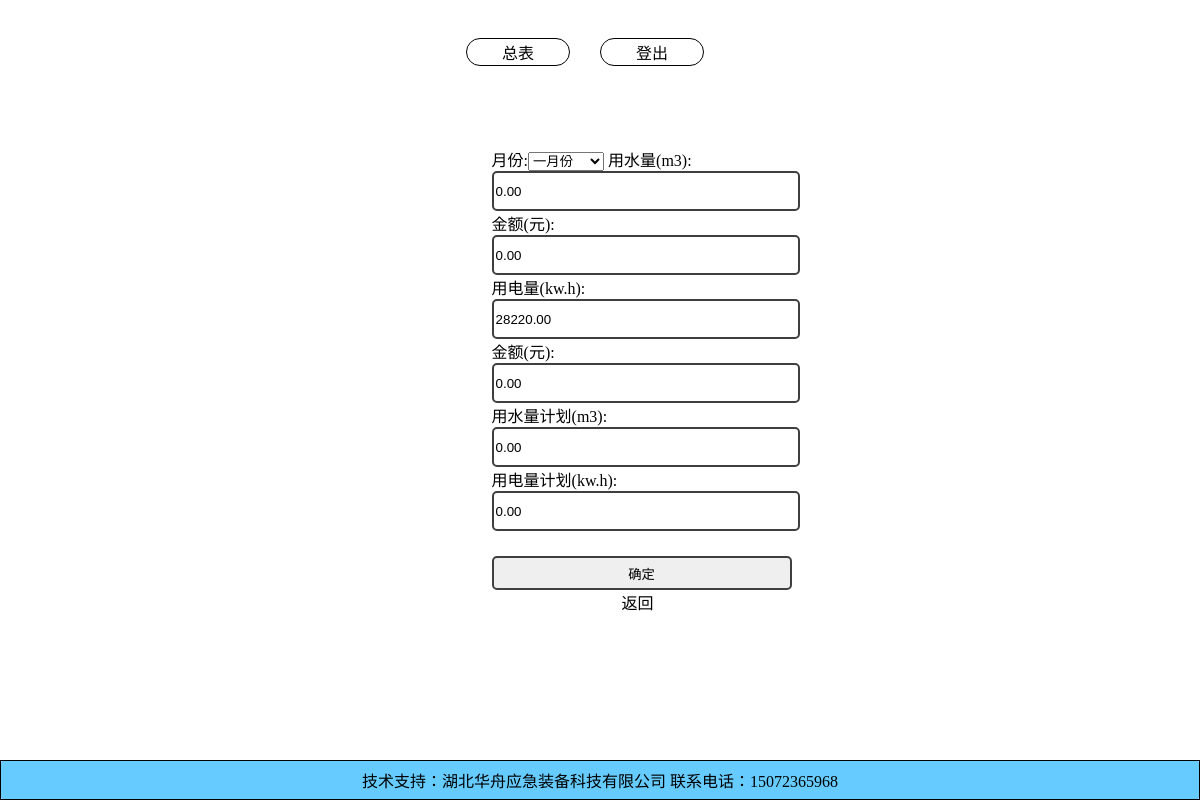
Page /app/updateRow/1/1 (signed in) on the committed database.
### app/models.py (models this page shows)
class LevelFive(models.Model):
    id = models.AutoField(primary_key=True,auto_created=True)
    month_choose = (('1','一月份'),('2','二月份'),('3','三月份'),('4','四月份'),('5','五月份'),('6','六月份'),('7','七月份'),('8','八月份'),('9','九月份'),('10','十月份'),('11','十一月份'),('12','十二月份'))
    月份 = models.CharField(max_length = 10,choices = month_choose,)
    用水量 = models.DecimalField(default = 0.00,max_digits=1000000,decimal_places=2,verbose_name='用水量(m3)')
    金额1 = models.DecimalField(default = 0.00, max_digits=1000000,decimal_places=2,verbose_name = '金额(元)')
    用电量= models.DecimalField(default = 0.00,max_digits=1000000,decimal_places=2,verbose_name='用电量(kw.h)')
    金额2 = models.DecimalField(default = 0.00,max_digits=1000000,decimal_places=2,verbose_name = '金额(元)')
    用水量计划 = models.DecimalField(default = 0.00,max_digits=1000000,decimal_places=2,verbose_name='用水量计划(m3)')
    用电量计划= models.DecimalField(default = 0.00,max_digits=1000000,decimal_places=2,verbose_name='用电量计划(kw.h)')
    bind = models.ForeignKey(LevelFour,default=None,on_delete=models.CASCADE)

### app/basic_views.py (the view)
# urls.py: path('updateRow/<rowId>/<tableId>',updateRow_view),
@login_required(login_url="/acount/login/")
def updateRow_view(request,rowId,tableId):
    obj = LevelFive.objects.get(id = rowId)
    if request.method == 'POST':
        form = LevelFive_Form(request.POST,instance = obj)
        if form.is_valid():
            form.save()
            return redirect("/app/levelFive/"+tableId)
    form = LevelFive_Form(instance = obj)
    title = '修改消耗表单'
    action = '/app/updateRow/'+rowId+'/'+tableId
    goback = '/app/analyze/'+tableId
    return render(request,'form.html',
    {'form':form,'tableName':title,
    'tableId':tableId,'action':action,'goback':goback})

### app/forms.py
class LevelFive_Form(forms.ModelForm):
    class Meta:
        model = LevelFive
        fields = "__all__"
        exclude = ['id','bind']
        lable = {
            '用水量':'用水量(m3)',
            '金额1':'金额（元）',
            '用电量':'用电量(m3)',
            '金额2':'金额（元）',
        }

### app/templates/form.html (shortened to what this page needs)
{% extends 'baseTemp.html' %}
{% block content %}
<div class = 'f1'>
    <form action="{{action}}" method="post">
        {{ form }}
        <input type="submit" style ="margin-top: 25px;" value="确定">
        <a style="margin-left: 130px" href = "{{goback}}">返回</a>
    </form>
</div>
{% endblock %}

### app/templates/baseTemp.html (style rules this page uses)
input { width: 300px; height: 34px; border: rgb(63, 63, 63) solid 2px; margin-right: 30px; display: block; border-radius: 5px; }
a { text-decoration: none; outline: none; color: #000; }
.f1 { width: 50%; margin: 30px auto; margin-top: 30px; margin-left: 40%; padding: 10px; }

### rows in the picture
LevelFive: 月份 "一月份", 用水量 "0.00", 金额1 "0.00", 用电量 "28220.00", 金额2 "0.00", 用水量计划 "0.00", 用电量计划 "0.00"
